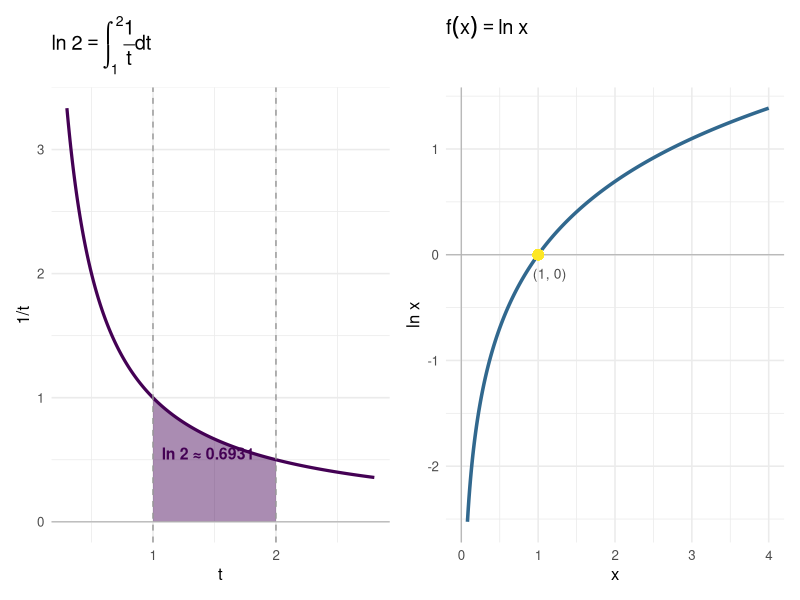
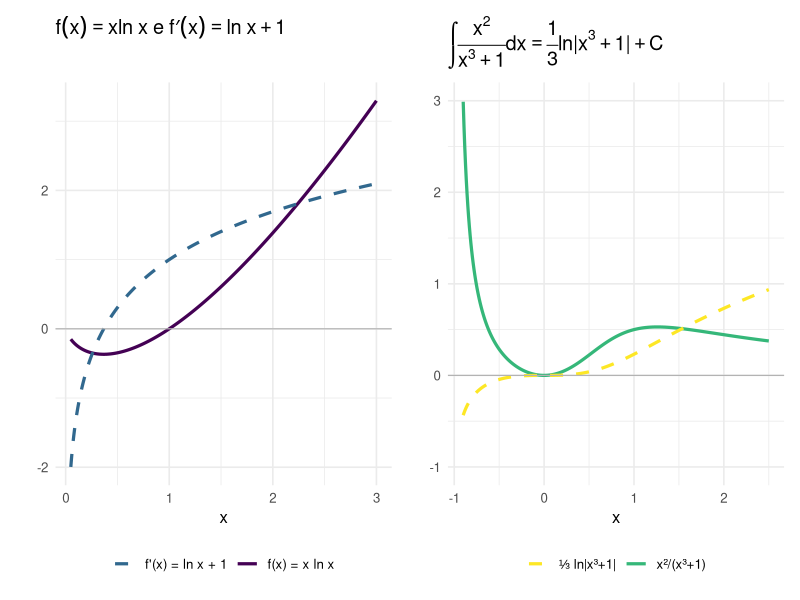

R code for these plots, in order:
## ---- chunk 1
#| label: fig-ln-definicao
#| fig-cap: "O logaritmo natural como área sob $1/t$. À esquerda: $\\ln 2$ (área em $[1,2]$, positiva). À direita: $\\ln(1/2)$ (área em $[1/2,1]$, negativa). A função $\\ln x$ passa por $(1,0)$, é crescente e côncava."
#| fig-align: center
#| fig-width: 11
#| fig-height: 4

library(ggplot2)
library(patchwork)

base_t <- theme_minimal(base_size = 12)

# ln 2: área em [1,2]
t_fill1 <- seq(1, 2, length.out = 300)
t_all1  <- seq(0.3, 2.8, length.out = 400)
df_fill1 <- data.frame(x = t_fill1, y = 1/t_fill1)
df_line1 <- data.frame(x = t_all1,  y = 1/t_all1)

p1 <- ggplot() +
  geom_area(data = df_fill1, aes(x, y), fill = "#440154", alpha = 0.45) +
  geom_line(data = df_line1, aes(x, y), color = "#440154", linewidth = 1.1) +
  geom_hline(yintercept = 0, color = "gray70", linewidth = 0.4) +
  geom_vline(xintercept = c(1, 2), linetype = "dashed", color = "gray60") +
  annotate("text", x = 1.45, y = 0.55,
           label = sprintf("ln 2 ≈ %.4f", log(2)), size = 4,
           color = "#440154", fontface = "bold") +
  labs(title = expression(ln~2 == integral(frac(1,t)*dt, 1, 2)),
       x = "t", y = "1/t") + base_t

# gráfico de ln x
x_ln <- seq(0.08, 4, length.out = 400)
df_ln <- data.frame(x = x_ln, y = log(x_ln))

p2 <- ggplot(df_ln, aes(x, y)) +
  geom_line(color = "#31688e", linewidth = 1.2) +
  geom_hline(yintercept = 0, color = "gray70", linewidth = 0.4) +
  geom_vline(xintercept = 0, color = "gray70", linewidth = 0.4) +
  geom_point(aes(x = 1, y = 0), color = "#FDE725", size = 3) +
  annotate("text", x = 1.15, y = -0.18, label = "(1, 0)", size = 3.5, color = "gray30") +
  labs(title = expression(f(x) == ln~x),
       x = "x", y = "ln x") + base_t

p1 + p2
## ---- chunk 2
#| label: fig-ln-exercicios
#| fig-cap: "Derivadas e antiderivadas envolvendo o logaritmo natural. À esquerda: $f(x)=x\\ln x$ e sua derivada $f'(x)=\\ln x+1$. À direita: $\\int x^2/(x^3+1)\\,dx$ — o integrando e a primitiva $\\frac{1}{3}\\ln|x^3+1|$."
#| fig-align: center
#| fig-width: 11
#| fig-height: 4

library(ggplot2)
library(patchwork)

base_t <- theme_minimal(base_size = 12)

# f(x) = x*ln(x) e f'(x) = ln(x)+1
x_a <- seq(0.05, 3, length.out = 400)
df_a <- data.frame(
  x  = x_a,
  f  = x_a * log(x_a),
  fp = log(x_a) + 1
)

p1 <- ggplot(df_a, aes(x)) +
  geom_line(aes(y = f,  color = "f(x) = x ln x"),  linewidth = 1.1) +
  geom_line(aes(y = fp, color = "f'(x) = ln x + 1"), linewidth = 1.1, linetype = "dashed") +
  geom_hline(yintercept = 0, color = "gray70", linewidth = 0.4) +
  scale_color_manual(values = c("f(x) = x ln x" = "#440154",
                                 "f'(x) = ln x + 1" = "#31688e")) +
  labs(title = expression(f(x) == x*ln~x ~ "e" ~ f*minute(x) == ln~x+1),
       x = "x", y = "", color = NULL) +
  theme_minimal(base_size = 12) + theme(legend.position = "bottom")

# Exercício 6: integrando x^2/(x^3+1)
x_b <- seq(-0.9, 2.5, length.out = 400)
df_b <- data.frame(
  x = x_b,
  g = x_b^2 / (x_b^3 + 1),
  G = (1/3)*log(abs(x_b^3 + 1))
)
df_b <- subset(df_b, abs(x_b^3 + 1) > 0.1 & abs(g) < 5)

p2 <- ggplot(df_b, aes(x)) +
  geom_line(aes(y = g, color = "x²/(x³+1)"),  linewidth = 1.1) +
  geom_line(aes(y = G, color = "⅓ ln|x³+1|"), linewidth = 1.1, linetype = "dashed") +
  geom_hline(yintercept = 0, color = "gray70", linewidth = 0.4) +
  coord_cartesian(ylim = c(-1, 3)) +
  scale_color_manual(values = c("x²/(x³+1)" = "#35b779",
                                 "⅓ ln|x³+1|" = "#FDE725")) +
  labs(title = expression(integral(frac(x^2, x^3+1)*dx) == frac(1,3)*ln*"|"*x^3+1*"|"+C),
       x = "x", y = "", color = NULL) +
  theme_minimal(base_size = 12) + theme(legend.position = "bottom")

p1 + p2
